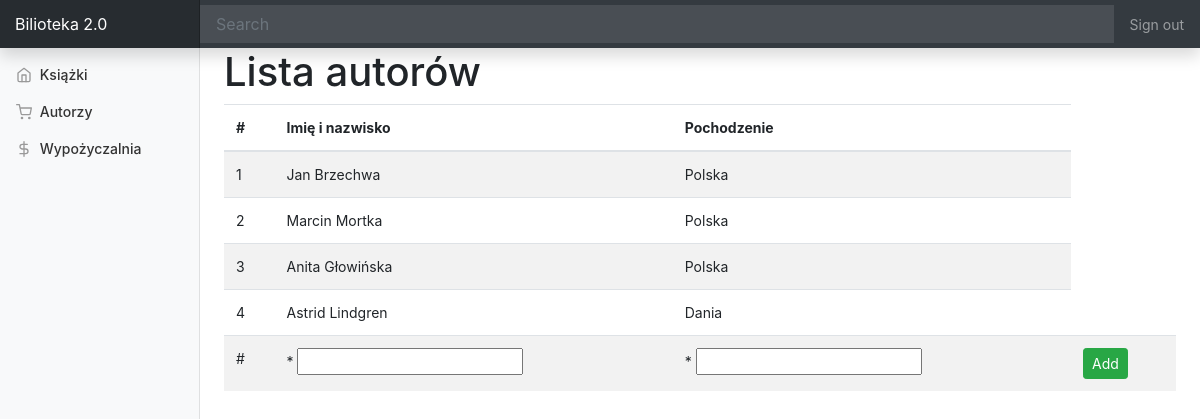
Before: /author with the older database file.
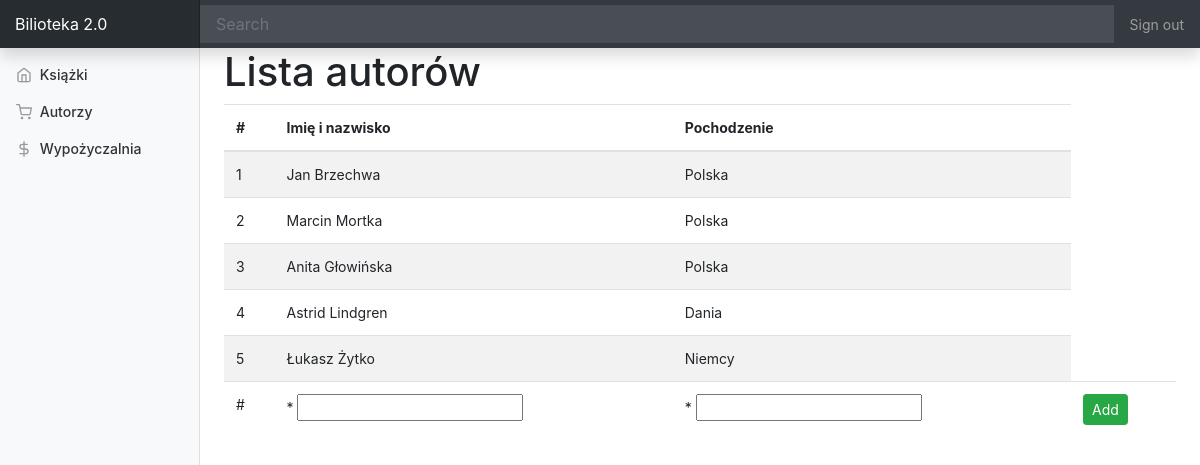
After: the same page with the newer database file.
### app/models_sqlalchemy.py (models this page shows, shortened)
class Author(db.Model):
    id = db.Column(db.Integer, primary_key=True)
    name = db.Column(db.String(300), index=True, unique=True)
    origin = db.Column(db.String(50))
    books = db.relationship("Book", backref="author", lazy="dynamic")

### app/routes.py (the view)
@app.route("/<table_name>", methods=["GET", "POST"])
def table(table_name):
    results = models_sqlite.table.get_table(table_name)
    if table_name == "book":
        form = forms.BookForm()
    elif table_name == "author":
        form = forms.AuthorForm()
    elif table_name == "borrow":
        form = forms.BorrowForm()
    if request.method == "POST":
        if form.validate_on_submit():
            models_sqlite.table.add(table_name,form.data)
    return render_template(f"{table_name}s.html", results=results, form=form)

### app/forms.py
class AuthorForm(FlaskForm):
    name = StringField("name", validators=[DataRequired()])
    origin = StringField("origin", validators=[DataRequired()])

### app/models_sqlite.py (called while the page is built)
    def get_table(self,table_name):
        self.table_name = table_name
        self.conn = engine.connect()
        table = Table(self.table_name, metadata, autoload=True, autoload_with=engine)
        with self.conn as conn:
            result = conn.execute(table.select()).fetchall()
        return result

### app/templates/authors.html (shortened to what this page needs)
{% extends "base.html" %}
{% block content %}
<h1>Lista autorów</h1>
<table class="table table-striped">
    <thead>
      <tr>
        <th scope="col">#</th>
        <th scope="col">Imię i nazwisko</th>
        <th scope="col">Pochodzenie</th>
      </tr>
    </thead>
    <tbody>
    {% for result in results %}
      <tr>
        <td>{{ result[0] }}</td>
        <td>{{ result[1] }}</td>
        <td>{{ result[2] }}</td>
      </tr>
    {% endfor %}
    <form method="POST" action="/author">
      <tr>
        <td>#</th>
        <td>* {{ form.name }}</td>
        <td>* {{ form.origin }}</td>
        <td><button type="submit" class="btn btn-success btn-sm">Add</button></td>
      </tr>
    </form>
    </tbody>
</table>
{% endblock %}

Changed rows visible on the page:
added Author: id "5", name "Łukasz Żytko", origin "Niemcy"
